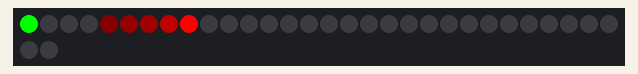
Bench run of a sketch on a simulated Arduino Uno, built with avr-gcc and run on an emulated ATmega328P. Parts: 32 RGB LEDs in strip order, left to right, continuing on the next row.

Above: at 3.15 s.
At 7.56 s:
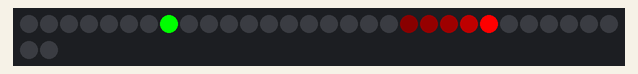
At 12.28 s:
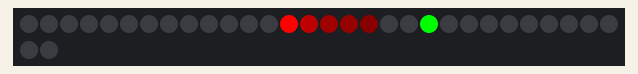
At 21.41 s:
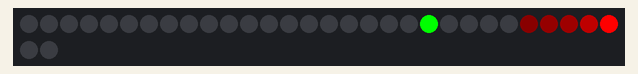
At 30.23 s:
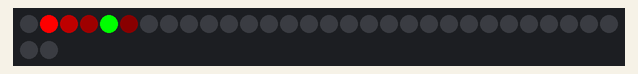
At 39.67 s:
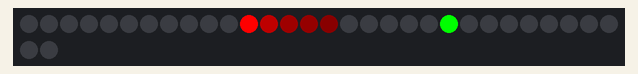

The sketch:

ping_pong.ino
```cpp
#include <FastLED.h>

#define LED_PIN     12
#define NUM_LEDS    32
#define BRIGHTNESS  255 // 0-255
#define LED_TYPE    WS2811
#define COLOR_ORDER GRB
CRGB leds[NUM_LEDS];

int blue = 0;
float blueFloat = 0.0;
float blueSpeed = -0.5;

int const redArrSize = 5;
int red[redArrSize] = {4,5,6,7,8};
int redColor[redArrSize] = {10,20,30,80,255};
int redDir[redArrSize] = {1,1,1,1,1};
int redSpeed = 1;

void setup() {
  delay( 3000 ); // power-up safety delay
  FastLED.addLeds<LED_TYPE, LED_PIN, COLOR_ORDER>(leds, NUM_LEDS).setCorrection( TypicalLEDStrip );
  FastLED.setBrightness(  BRIGHTNESS );
}

void loop() {
  FastLED.clear();  // clear all pixel data
  moveRed();
  moveBlue();
  FastLED.show();
  delay(30);
}

void moveRed() {
  for (int r = 0; r < redArrSize; r++) {
    if (red[r] >= NUM_LEDS-1 || red[r] <= 0) {
      redDir[r] *= -1;
    }
    int led = red[r];
    leds[led] = CRGB(redColor[r],0,0);
    red[r] += redDir[r];
  }
}

void moveBlue() {
  if (blueFloat >= NUM_LEDS-1 || blueFloat <= 0) {
    blueSpeed = (float)(blueSpeed*-1.0);
  }
  leds[blue] = CRGB(0,255,0);
  blueFloat = (float)(blueFloat+blueSpeed);
  blue = blueFloat;
}
```
